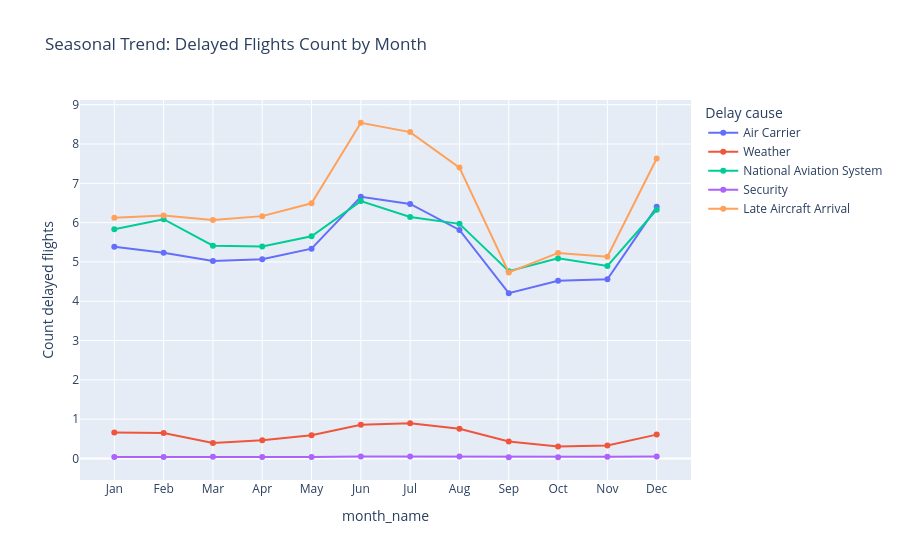
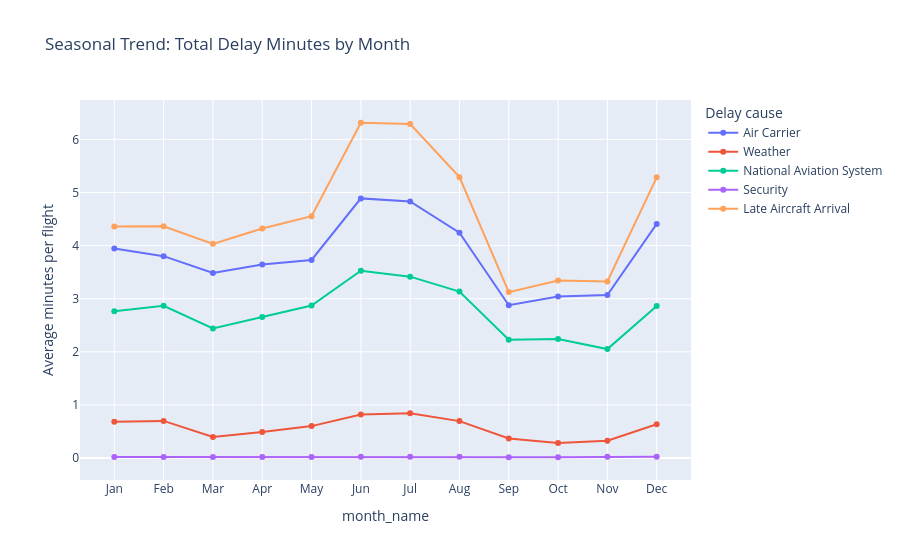

These figures' notebook cell, in order:
### Code cell
# Count of delayed flights per month
fig_count = px.line(df_trend_month_count_plot, x="month_name", y="Count delayed flights", color="Delay cause", markers=True, title="Seasonal Trend: Delayed Flights Count by Month")
fig_count.show()

# Minutes of delay per month
fig_minutes = px.line(df_trend_month_minutes_plot, x="month_name", y="Average minutes per flight", color="Delay cause", markers=True, title="Seasonal Trend: Total Delay Minutes by Month")
fig_minutes.show()

### Figure 1 — Plotly figure (JSON) as saved in the notebook; plotly's stock layout.template omitted (floating-point values rounded to 4 significant figures)
{"data": [{"hovertemplate": "Delay cause=Air Carrier<br>month_name=%{x}<br>Count delayed flights=%{y}<extra></extra>", "legendgroup": "Air Carrier", "line": {"color": "#636efa", "dash": "solid"}, "marker": {"symbol": "circle"}, "mode": "lines+markers", "name": "Air Carrier", "orientation": "v", "showlegend": true, "type": "scatter", "x": ["Jan", "Feb", "Mar", "Apr", "May", "Jun", "Jul", "Aug", "Sep", "Oct", "Nov", "Dec"], "xaxis": "x", "y": [5.388, 5.231, 5.026, 5.071, 5.338, 6.655, 6.475, 5.815, 4.204, 4.523, 4.556, 6.401], "yaxis": "y"}, {"hovertemplate": "Delay cause=Weather<br>month_name=%{x}<br>Count delayed flights=%{y}<extra></extra>", "legendgroup": "Weather", "line": {"color": "#EF553B", "dash": "solid"}, "marker": {"symbol": "circle"}, "mode": "lines+markers", "name": "Weather", "orientation": "v", "showlegend": true, "type": "scatter", "x": ["Jan", "Feb", "Mar", "Apr", "May", "Jun", "Jul", "Aug", "Sep", "Oct", "Nov", "Dec"], "xaxis": "x", "y": [0.6625, 0.6496, 0.3962, 0.465, 0.5928, 0.8592, 0.8958, 0.7543, 0.432, 0.306, 0.3285, 0.6071], "yaxis": "y"}, {"hovertemplate": "Delay cause=National Aviation System<br>month_name=%{x}<br>Count delayed flights=%{y}<extra></extra>", "legendgroup": "National Aviation System", "line": {"color": "#00cc96", "dash": "solid"}, "marker": {"symbol": "circle"}, "mode": "lines+markers", "name": "National Aviation System", "orientation": "v", "showlegend": true, "type": "scatter", "x": ["Jan", "Feb", "Mar", "Apr", "May", "Jun", "Jul", "Aug", "Sep", "Oct", "Nov", "Dec"], "xaxis": "x", "y": [5.829, 6.086, 5.413, 5.39, 5.654, 6.548, 6.142, 5.968, 4.763, 5.09, 4.897, 6.328], "yaxis": "y"}, {"hovertemplate": "Delay cause=Security<br>month_name=%{x}<br>Count delayed flights=%{y}<extra></extra>", "legendgroup": "Security", "line": {"color": "#ab63fa", "dash": "solid"}, "marker": {"symbol": "circle"}, "mode": "lines+markers", "name": "Security", "orientation": "v", "showlegend": true, "type": "scatter", "x": ["Jan", "Feb", "Mar", "Apr", "May", "Jun", "Jul", "Aug", "Sep", "Oct", "Nov", "Dec"], "xaxis": "x", "y": [0.03776, 0.03519, 0.04101, 0.03897, 0.04083, 0.05025, 0.0491, 0.04912, 0.03138, 0.0314, 0.04166, 0.05276], "yaxis": "y"}, {"hovertemplate": "Delay cause=Late Aircraft Arrival<br>month_name=%{x}<br>Count delayed flights=%{y}<extra></extra>", "legendgroup": "Late Aircraft Arrival", "line": {"color": "#FFA15A", "dash": "solid"}, "marker": {"symbol": "circle"}, "mode": "lines+markers", "name": "Late Aircraft Arrival", "orientation": "v", "showlegend": true, "type": "scatter", "x": ["Jan", "Feb", "Mar", "Apr", "May", "Jun", "Jul", "Aug", "Sep", "Oct", "Nov", "Dec"], "xaxis": "x", "y": [6.127, 6.182, 6.068, 6.165, 6.49, 8.54, 8.303, 7.4, 4.734, 5.23, 5.132, 7.632], "yaxis": "y"}], "layout": {"legend": {"title": {"text": "Delay cause"}, "tracegroupgap": 0}, "title": {"text": "Seasonal Trend: Delayed Flights Count by Month"}, "xaxis": {"anchor": "y", "domain": [0, 1], "title": {"text": "month_name"}}, "yaxis": {"anchor": "x", "domain": [0, 1], "title": {"text": "Count delayed flights"}}}}

### Figure 2 — Plotly figure (JSON) as saved in the notebook; plotly's stock layout.template omitted (floating-point values rounded to 4 significant figures)
{"data": [{"hovertemplate": "Delay cause=Air Carrier<br>month_name=%{x}<br>Average minutes per flight=%{y}<extra></extra>", "legendgroup": "Air Carrier", "line": {"color": "#636efa", "dash": "solid"}, "marker": {"symbol": "circle"}, "mode": "lines+markers", "name": "Air Carrier", "orientation": "v", "showlegend": true, "type": "scatter", "x": ["Jan", "Feb", "Mar", "Apr", "May", "Jun", "Jul", "Aug", "Sep", "Oct", "Nov", "Dec"], "xaxis": "x", "y": [3.946, 3.802, 3.484, 3.647, 3.73, 4.89, 4.832, 4.243, 2.878, 3.04, 3.071, 4.41], "yaxis": "y"}, {"hovertemplate": "Delay cause=Weather<br>month_name=%{x}<br>Average minutes per flight=%{y}<extra></extra>", "legendgroup": "Weather", "line": {"color": "#EF553B", "dash": "solid"}, "marker": {"symbol": "circle"}, "mode": "lines+markers", "name": "Weather", "orientation": "v", "showlegend": true, "type": "scatter", "x": ["Jan", "Feb", "Mar", "Apr", "May", "Jun", "Jul", "Aug", "Sep", "Oct", "Nov", "Dec"], "xaxis": "x", "y": [0.6849, 0.6983, 0.3955, 0.4879, 0.6006, 0.8178, 0.8412, 0.6946, 0.3676, 0.2821, 0.3255, 0.6344], "yaxis": "y"}, {"hovertemplate": "Delay cause=National Aviation System<br>month_name=%{x}<br>Average minutes per flight=%{y}<extra></extra>", "legendgroup": "National Aviation System", "line": {"color": "#00cc96", "dash": "solid"}, "marker": {"symbol": "circle"}, "mode": "lines+markers", "name": "National Aviation System", "orientation": "v", "showlegend": true, "type": "scatter", "x": ["Jan", "Feb", "Mar", "Apr", "May", "Jun", "Jul", "Aug", "Sep", "Oct", "Nov", "Dec"], "xaxis": "x", "y": [2.762, 2.866, 2.44, 2.654, 2.873, 3.528, 3.416, 3.136, 2.228, 2.24, 2.051, 2.862], "yaxis": "y"}, {"hovertemplate": "Delay cause=Security<br>month_name=%{x}<br>Average minutes per flight=%{y}<extra></extra>", "legendgroup": "Security", "line": {"color": "#ab63fa", "dash": "solid"}, "marker": {"symbol": "circle"}, "mode": "lines+markers", "name": "Security", "orientation": "v", "showlegend": true, "type": "scatter", "x": ["Jan", "Feb", "Mar", "Apr", "May", "Jun", "Jul", "Aug", "Sep", "Oct", "Nov", "Dec"], "xaxis": "x", "y": [0.01656, 0.01752, 0.01759, 0.02081, 0.01718, 0.02525, 0.02318, 0.02465, 0.01581, 0.01399, 0.02425, 0.02159], "yaxis": "y"}, {"hovertemplate": "Delay cause=Late Aircraft Arrival<br>month_name=%{x}<br>Average minutes per flight=%{y}<extra></extra>", "legendgroup": "Late Aircraft Arrival", "line": {"color": "#FFA15A", "dash": "solid"}, "marker": {"symbol": "circle"}, "mode": "lines+markers", "name": "Late Aircraft Arrival", "orientation": "v", "showlegend": true, "type": "scatter", "x": ["Jan", "Feb", "Mar", "Apr", "May", "Jun", "Jul", "Aug", "Sep", "Oct", "Nov", "Dec"], "xaxis": "x", "y": [4.362, 4.364, 4.034, 4.323, 4.555, 6.315, 6.29, 5.29, 3.125, 3.343, 3.326, 5.286], "yaxis": "y"}], "layout": {"legend": {"title": {"text": "Delay cause"}, "tracegroupgap": 0}, "title": {"text": "Seasonal Trend: Total Delay Minutes by Month"}, "xaxis": {"anchor": "y", "domain": [0, 1], "title": {"text": "month_name"}}, "yaxis": {"anchor": "x", "domain": [0, 1], "title": {"text": "Average minutes per flight"}}}}
